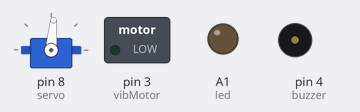
Recording of a sketch running on a simulated Arduino Uno, built with avr-gcc and run on an emulated ATmega328P. On the bench: servo, switched loads named in the sketch (green lamp = pin HIGH), output pins drawn as LEDs (lit = HIGH), buzzer (waves = sounding, pin HIGH).

Above: at 2.05 s.
At 32.05 s:
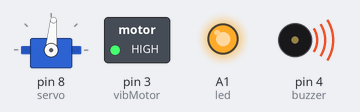
At 46.0 s:
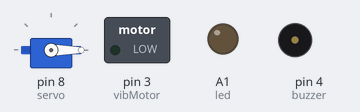
Timing chart, 0 to 59.2 s (numbered marks = the images above):
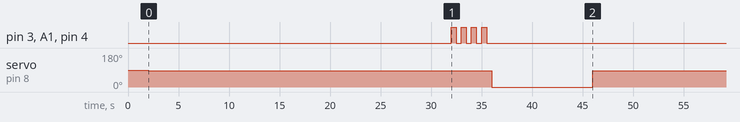

Measured:
- by itself, pin 3 (vibMotor), A1 (led), pin 4 (buzzer): repeats every 44.0 s: 3 × (LOW 0.50 s, HIGH 0.50 s), LOW 40.5 s, HIGH 0.50 s
- by itself, servo on pin 8 (servo): alternates 85° for 34.0 s and 0° for 10.0 s

The sketch:

PillDispenser.ino
```cpp
#include <Servo.h>

Servo servo;
int led = A1;
int buzzer = 4;
int vibMotor = 3;
int waitTime = 30000;
int dosage = 1;

void setup() {
  // put your setup code here, to run once:
  pinMode(buzzer, OUTPUT);
  pinMode(vibMotor, OUTPUT);
  pinMode(led, OUTPUT);
  servo.attach(8);
  servo.write(90);
  delay(2000);
}

void loop() {
  // put your main code here, to run repeatedly:
  servo.write(85);
  delay(waitTime);
  alert();
  servo.write(0);
  delay(10000);
}


void alert() {
  digitalWrite(vibMotor, HIGH);
  digitalWrite(buzzer, HIGH);
  digitalWrite(led, HIGH);
  delay(500);
  digitalWrite(vibMotor, LOW);
  digitalWrite(buzzer, LOW);
  digitalWrite(led, LOW);
  delay(500);
  digitalWrite(vibMotor, HIGH);
  digitalWrite(buzzer, HIGH);
  digitalWrite(led, HIGH);
  delay(500);
  digitalWrite(vibMotor, LOW);
  digitalWrite(buzzer, LOW);
  digitalWrite(led, LOW);
  delay(500);
  digitalWrite(vibMotor, HIGH);
  digitalWrite(buzzer, HIGH);
  digitalWrite(led, HIGH);
  delay(500);
  digitalWrite(vibMotor, LOW);
  digitalWrite(buzzer, LOW);
  digitalWrite(led, LOW);
  delay(500);
  digitalWrite(vibMotor, HIGH);
  digitalWrite(buzzer, HIGH);
  digitalWrite(led, HIGH);
  delay(500);
  digitalWrite(vibMotor, LOW);
  digitalWrite(buzzer, LOW);
  digitalWrite(led, LOW);
  delay(500);

}
```
